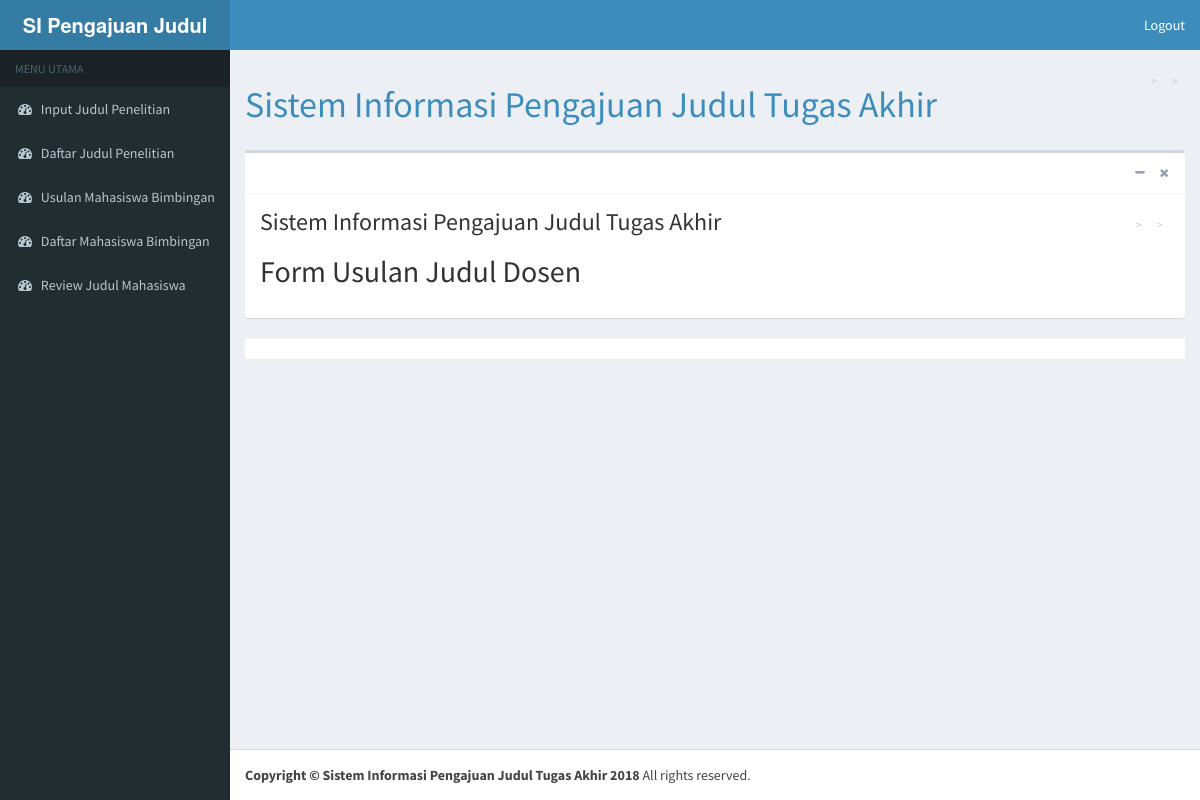
The page /index.php/reviewer/edit on the database as committed earlier.
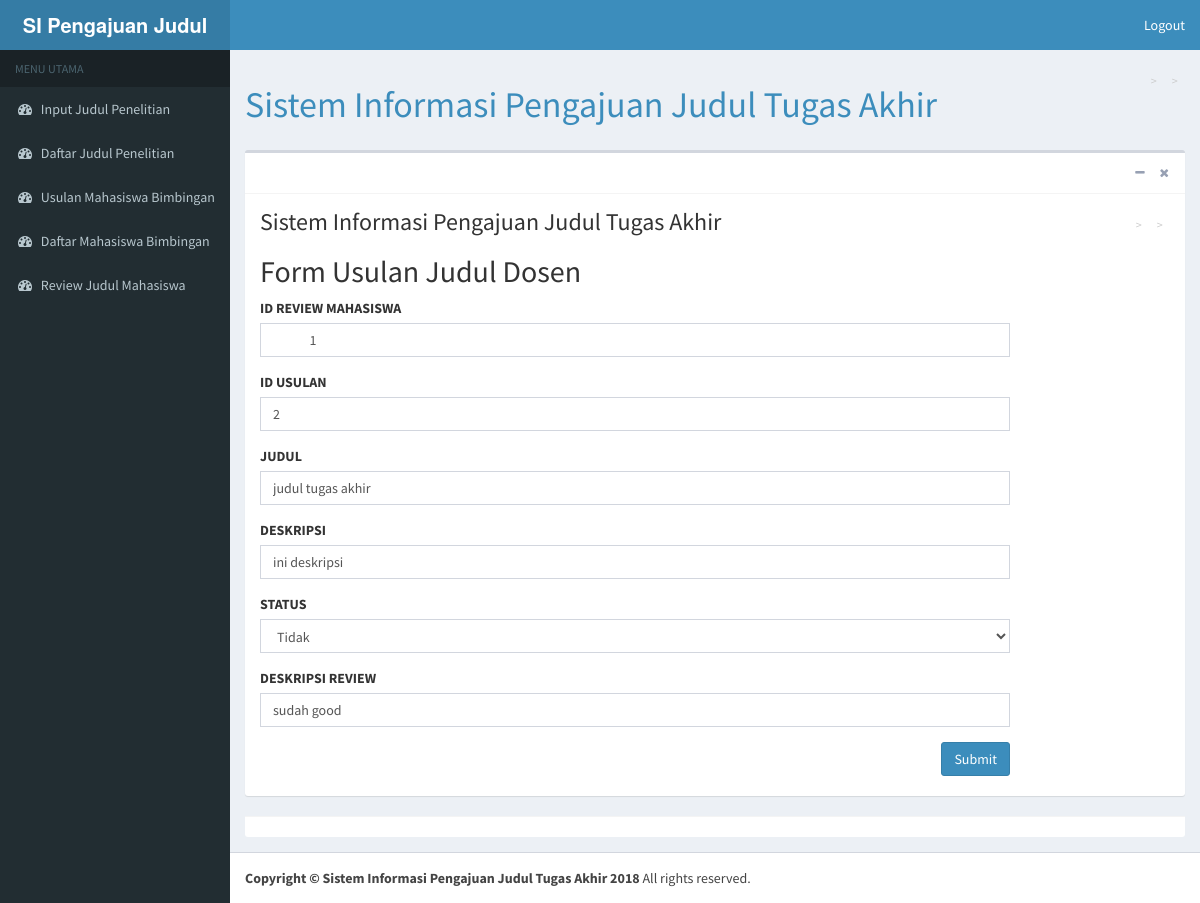
The same page on the database as committed later.
### tables this page shows
CREATE TABLE `review_ta` (
  `id_review_mhs` int(11) NOT NULL,
  `id_usulan` int(11) NOT NULL,
  `nip` varchar(30) NOT NULL,
  `status` char(50) NOT NULL,
  `deskripsi_review` char(50) NOT NULL
);

CREATE TABLE `usulan_ta_mhs` (
  `id_usulan` int(11) NOT NULL,
  `nim` varchar(9) NOT NULL,
  `prodi` char(3) NOT NULL,
  `golongan` varchar(1) NOT NULL,
  `judul` varchar(100) NOT NULL,
  `pengerjaan` varchar(10) NOT NULL,
  `deskripsi` text NOT NULL,
  `dosen_pembimbing` varchar(30) NOT NULL,
  `tgl_input` date NOT NULL,
  `judul_dosen` varchar(30) NOT NULL
);

### application/controllers/Reviewer.php (called while the page is built, shortened)
<?php
class Reviewer extends CI_Controller {
	function __construct(){
		$this->load->helper(array('url'));
		$this->load->model('Reviewer_model');
	}
	public function edit(){
		$this->load->view("reviewer/header");
		$this->load->model("Reviewer_model");
		$id_review_mhs=$this->session->userdata('$id_review_mhs');
		$data['review1'] = $this->Reviewer_model->list_review($id_review_mhs);
		$data['review2'] = $this->Reviewer_model->list($id_review_mhs);
		$data['review3'] = $this->Reviewer_model->list1($id_review_mhs);
		$this->load->view('reviewer/edit_review',$data);
		$this->load->view("reviewer/footer");
	}
 }

### index.php (called while the page is built, shortened)
<?php
require_once BASEPATH.'core/CodeIgniter.php';

### application/models/Reviewer_model.php (called while the page is built, shortened)
<?php
class Reviewer_model extends CI_Model{
    function list_review($id_review_mhs){
    	$w=$this->db->query("select review_ta.id_review_mhs,review_ta.id_usulan,usulan_ta_mhs.judul,usulan_ta_mhs.deskripsi,usulan_ta_mhs.dosen_pembimbing,usulan_ta_mhs.tgl_input,review_ta.status,review_ta.deskripsi_review from review_ta, usulan_ta_mhs");
        return $w->result();
    }
function list(){
    $q=$this->db->query("select judul from usulan_ta_mhs");
    return $q->result();
}
function list1(){
    $q=$this->db->query("select deskripsi from usulan_ta_mhs");
    return $q->result();
}
}

### application/views/reviewer/edit_review.php (the view, shortened to what this page needs)
  <div class="content-wrapper">
    <section class="content-header">
      <h1>
        Sistem Informasi Pengajuan Judul Tugas Akhir
      </h1>
      <ol class="breadcrumb">
        <li><a href="#"></a></li>
        <li class="active"></li>
      </ol>
    </section>
  <div class="content">
 <div class="box">
        <div class="box-header with-border">
          <div class="box-tools pull-right">
            <button type="button" class="btn btn-box-tool" data-widget="collapse" data-toggle="tooltip" title="Collapse">
              <i class="fa fa-minus"></i></button>
            <button type="button" class="btn btn-box-tool" data-widget="remove" data-toggle="tooltip" title="Remove">
              <i class="fa fa-times"></i></button>
          </div>
        </div>
    <section class="content-header">
      <h1>
        Sistem Informasi Pengajuan Judul Tugas Akhir
      </h1>
      <ol class="breadcrumb">
        <li><a href="#"></a></li>
        <li class="active"></li>
      </ol>
    </section>
<section id="about">
      <div class="container">
        <div class="row">
          <div class="col-lg-8 mx-auto">
            <form action="<?php echo base_url('reviewer/edit_simpan') ?>" method="post">
              <div class="card">
              <div class="card-header">
                <h2>Form Usulan Judul Dosen</h2>
              </div>
              <div class="card-body p-4">
        <table class="table table-bordered "  style="background-color:white; width: 100%;">
<?php
foreach ($review1 as $b)
{
        ?>
           <div class="form-group">
            <label for="ID REVIEW MAHASISWA">ID REVIEW MAHASISWA</label>
              <input type="text" name="id_review_mhs"  class="form-control" value="
             <?php echo $b->id_review_mhs ?>" >
            </div>
           <div class="form-group">
            <label for="ID USULAN">ID USULAN</label>
            <input type="text" name="id_usulan"  class="form-control" value="<?php echo
            $b->id_usulan?>">
          </div>
        <?php foreach ($review2 as $c) { ?>
         <div class="form-group">
            <label for="STATUS">JUDUL</label>
              <input type="text" name="status" class="form-control" value="<?php echo $c->judul ?>">
              <?php }
              ?>
          </div>
   <?php foreach ($review3 as $d) { ?>
         <div class="form-group">
            <label for="STATUS">DESKRIPSI</label>
              <input type="text" name="status" class="form-control" value="<?php echo $d->deskripsi ?>">
              <?php }
              ?>
          </div>
           <div class="form-group">
            <label for="STATUS">STATUS</label>
               <select name="status" class="form-control" required="">
                    <option value="Tidak">Tidak</option>
               </select>
          </div>
           <div class="form-group">
            <label for="DESKRIPSI REVIEW">DESKRIPSI REVIEW</label>
            <input type="text-are8a" name="deskripsi_review" class="form-control" value="<?php  echo $b->deskripsi_review ?>"></td>
</div>
              </div>
              <div class="card-footer text-right">
                <button type="submit" class="btn btn-primary">Submit</button>
                    <?php
    }
?>
</div>
              </div>
            </div>
          </div>
        </div>
      </div>
  </div>
        <div class="box-footer">
        </div>
      </div>
  </div>

Rows that differ between the two databases and show on the page:
added review_ta: id_review_mhs "1", id_usulan "2", deskripsi_review "sudah good"
now on this page (row unchanged): usulan_ta_mhs: status "judul tugas akhir", status "ini deskripsi"
